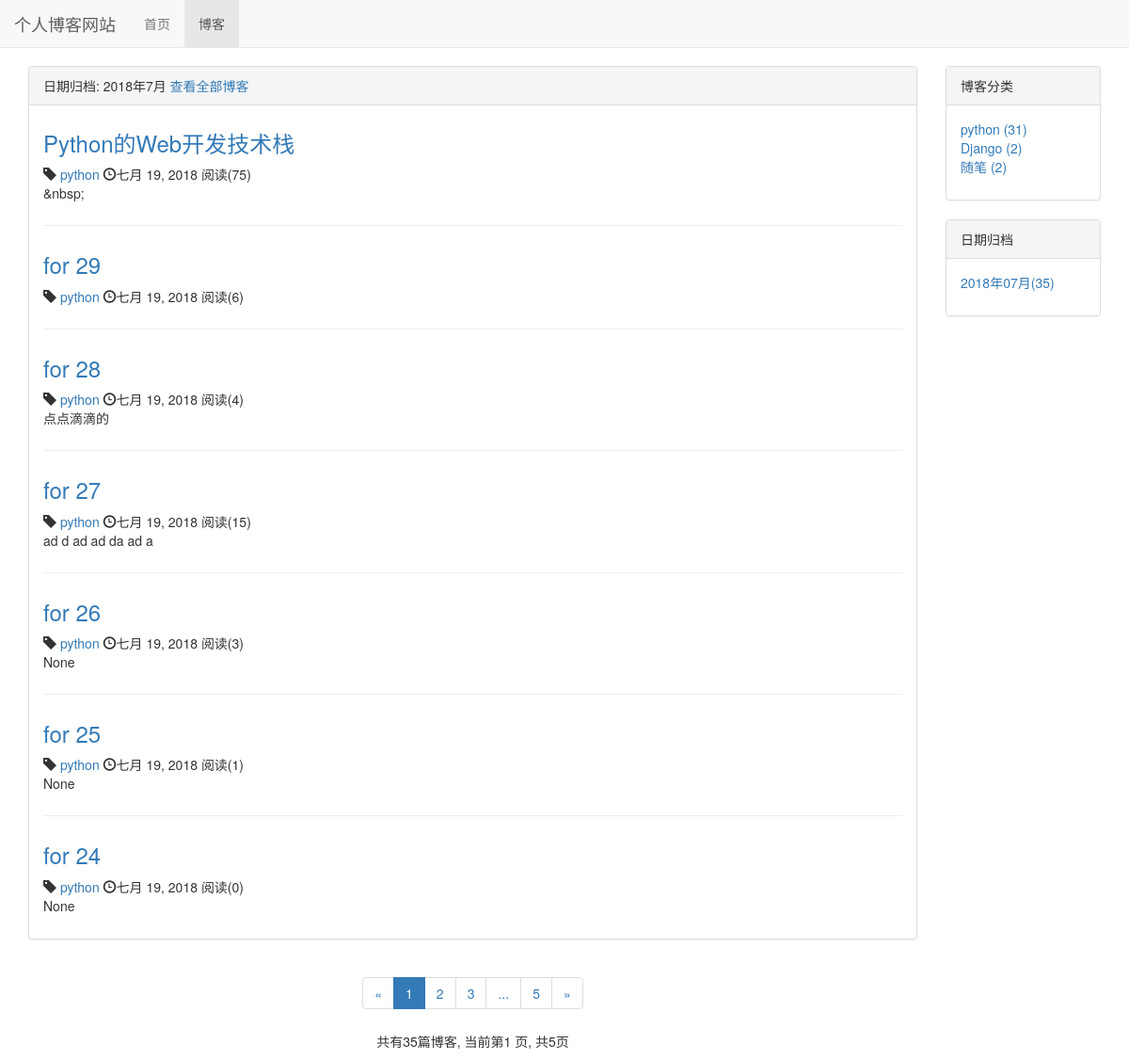
Screenshot of /blog/date/2018/7 with the database file from the repository.
### blog/models.py (models this page shows, shortened)
class Blog(models.Model):
    title = models.CharField(max_length=50)
    blog_type = models.ForeignKey(BlogType,on_delete=models.DO_NOTHING)
    content = RichTextUploadingField(blank=True,null=True,verbose_name="内容")
    author = models.ForeignKey(User,on_delete=models.DO_NOTHING)
    readed_num = models.IntegerField(default=0)
    created_time = models.DateTimeField(auto_now_add=True)
    last_updated_time = models.DateTimeField(auto_now=True)
    class Meta:
        ordering = ['-created_time']

class BlogType(models.Model):
    type_name = models.CharField(max_length=15)
    def __str__(self):
        return self.type_name

### blog/views.py (the view)
# urls.py: path('date/<int:year>/<int:month>', views.blogs_with_date, name="blogs_with_date"),
def blogs_with_date(request,year,month):
    blogs_all_list = Blog.objects.filter(created_time__year=year,created_time__month=month)
    context = get_blog_list_common_data(request,blogs_all_list)
    context['blogs_with_date'] = '%s年%s月' % (year,month)
    return render(request,'blog/blogs_with_date.html', context)

### blog/templates/blog/blogs_with_date.html (shortened to what this page needs)
{% extends 'blog/blog_list.html' %}
{% block blog_list_title %}
 日期归档: {{ blogs_with_date }}
  <a href="{% url 'blog_list' %}">查看全部博客</a>
 {% endblock %}

### blog/templates/blog/blog_list.html (shortened to what this page needs)
{% extends 'base.html' %}
{% block nav_blog_active %}active{% endblock %}
{% load staticfiles %}
{% block header_extends %}
    <link rel="stylesheet" type="text/css" href="{% static 'blog/blog.css' %}">
{% endblock %}
{% block content %}
    <div class="container">
        <div class="row">
            <div class=" clo-sm-8 col-md-9 col-lg-10">
                <div class="panel panel-default">
                    <div class="panel-heading">{% block blog_list_title %}博客列表{% endblock %}</div>
                        <div class="panel-body">
                            {% for blog in blogs %}
                                <div class="blog">
                                    <h3><a href="{% url 'blog_detail' blog.pk %}">{{ blog.title }}</a></h3>
                                    <p class="blog-ifo">
                                        <span class="glyphicon glyphicon-tag" ></span> <a href="{% url 'blogs_with_type' blog.blog_type.pk %}">{{ blog.blog_type }}</a>
                                        <span class="glyphicon glyphicon-time" ></span>{{ blog.created_time|date }}
                                        阅读({{ blog.readed_num }})
                                    </p>
                                    <p>{{ blog.content|striptags}}</p>
                                </div>
                            {% empty %}
                                <div class="blog">
                                    <h3>--暂无博客,敬请期待--</h3>
                                </div>
                            {% endfor %}
                        </div>
                </div>
                <div class="paginator">
                      <ul class="pagination">
                        <li>
                            {% if page_of_blogs.has_previous %}
                                <a href="?page=previous_page_number" aria-label="Previous">
                                <span aria-hidden="true">&laquo;</span>
                                  </a>
                            {% else %}
                                <span aria-hidden="true">&laquo;</span>
                            {% endif %}
                        </li>
                        {% for page_num in page_range %}
                            {% if page_num == page_of_blogs.number %}
                            <li class="active"><span>{{ page_num }}</span></li>
                            {% else %}
                                {% if page_num == '...' %}
                                    <li ><span>{{ page_num }}</span></li>
                                {% else %}
                                <li ><a href="?page={{ page_num }}">{{ page_num }}</a></li>
                                {% endif %}
                            {% endif %}
                        {% endfor %}
                           <li>
                                   {% if page_of_blogs.has_next %}
                                <a href="?page={{ page_of_blogs.next_page_number }}" aria-label="Next">
                                <span aria-hidden="true">&raquo;</span>
                                  </a>
                            {% else %}
                                <span aria-hidden="true">&raquo;</span>
                            {% endif %}
                        </li>
                      </ul>
                    <p>
                     共有{{ page_of_blogs.paginator.count }}篇博客,
                     当前第{{ page_of_blogs.number }} 页,
                     共{{ page_of_blogs.paginator.num_pages }}页
                    </p>
                </div>
            </div>
            <div class=" clo-sm-4 col-md-3 col-lg-2">
                <div class="panel panel-default">
                      <div class="panel-heading">博客分类</div>
                      <div class="panel-body">
                        <ul class="blog-types">
                            {% for blog_type in blogs_type %}
                                <li>
                                    <a href="{% url 'blogs_with_type' blog_type.pk %}">
                                    {{ blog_type.type_name }} ({{ blog_type.blog_count }})
                                    </a>
                                </li>
                            {% empty %}
                                <li>暂无分类</li>
                            {% endfor %}
                        </ul>
                      </div>
                    </div>
                    <div class="panel panel-default">
                        <div class="panel-heading">
                            日期归档
                        </div>
                        <div class="panel-body">
                            <ul>
                                {% for blog_date,blog_count in blog_dates.items %}
                                    <li>
                                        <a href="{% url 'blogs_with_date' blog_date.year blog_date.month %}">
                                             {{ blog_date|date:"Y年m月"}}({{ blog_count }})
                                        </a>
                                    </li>
                                {% endfor %}
                            </ul>
                        </div>
                    </div>
               </div>
             </div>
        </div>
{% endblock %}

### static/css/base.css (style rules this page uses)
* { margin: 0; padding: 0; }
body { margin-top:70px!important; }
ul { list-style-type: none!important; }

### blog/static/blog/blog.css (style rules this page uses)
ul.blog-types { list-style-type: none; }
div.blog:not(:last-child) { margin-bottom: 2em; padding-bottom: 1em; border-bottom: 1px solid #eee; }
div.blog h3 { margin-top: 0.5em; }
div.blog p.blog-ifo { margin-bottom: 0; }
div.paginator { text-align: center; }

### rows the page displays
Blog: title "Python的Web开发技术栈", blog_type "python", created_time "七月 19, 2018", readed_num "75", content "&nbsp;"
Blog: title "for 29", blog_type "python", created_time "七月 19, 2018", readed_num "6"
Blog: title "for 28", blog_type "python", created_time "七月 19, 2018", readed_num "4", content "点点滴滴的"
Blog: title "for 27", blog_type "python", created_time "七月 19, 2018", readed_num "15", content "ad d ad ad da ad a"
Blog: title "for 26", blog_type "python", created_time "七月 19, 2018", readed_num "3", content "None"
Blog: title "for 25", blog_type "python", created_time "七月 19, 2018", readed_num "1", content "None"
Blog: title "for 24", blog_type "python", created_time "七月 19, 2018", readed_num "0", content "None"
BlogType: type_name "python", blog_count "31"
BlogType: type_name "Django", blog_count "2"
BlogType: type_name "随笔", blog_count "2"

### other values shown
{{ blogs_with_date }} "2018年7月"
{{ page_num }} "1"
{{ page_num }} "2" "3" "5"
{{ page_num }} "..."
{{ page_of_blogs.paginator.count }} "35"
{{ page_of_blogs.number }} "1"
{{ page_of_blogs.paginator.num_pages }} "5"
{{ blog_date|date:"Y年m月" }} "2018年07月"
{{ blog_count }} "35"
